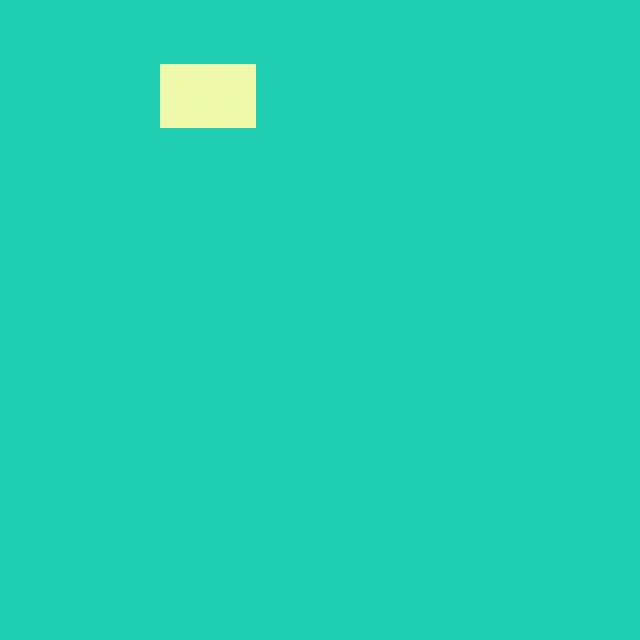

A level layout from a 2D game, rendered from its tile map. Below: a short description, then the map file with tile-grid data replaced by summaries:
An orthogonal 20x20 tile map with 32x32 px tiles, 1 tile layer (ground), 4 tilesets and 1 object (birth_point1).

<map version="1.0" orientation="orthogonal" renderorder="right-down" width="20" height="20" tilewidth="32" tileheight="32">
 <tileset firstgid="1" name="单色3" tilewidth="32" tileheight="32">
  <image source="单色3.jpg" trans="000000" width="500" height="750" />
 </tileset>
 <tileset firstgid="346" name="单色-4" tilewidth="32" tileheight="32">
  <image source="单色-4.jpg" trans="000000" width="500" height="888" />
 </tileset>
 <tileset firstgid="751" name="player" tilewidth="32" tileheight="32">
  <image source="player.png" trans="000000" width="32" height="32" />
 </tileset>
 <tileset firstgid="752" name="单色-1" tilewidth="32" tileheight="32">
  <image source="单色-1.jpg" trans="000000" width="223" height="223" />
 </tileset>
 <layer name="ground" width="20" height="20">
  <data>[400 cells, 400 non-empty, 2 distinct tile ids]</data>
 </layer>
 <objectgroup name="player">
  <object name="birth_point1" gid="751" x="257" y="98" />
 </objectgroup>
</map>
